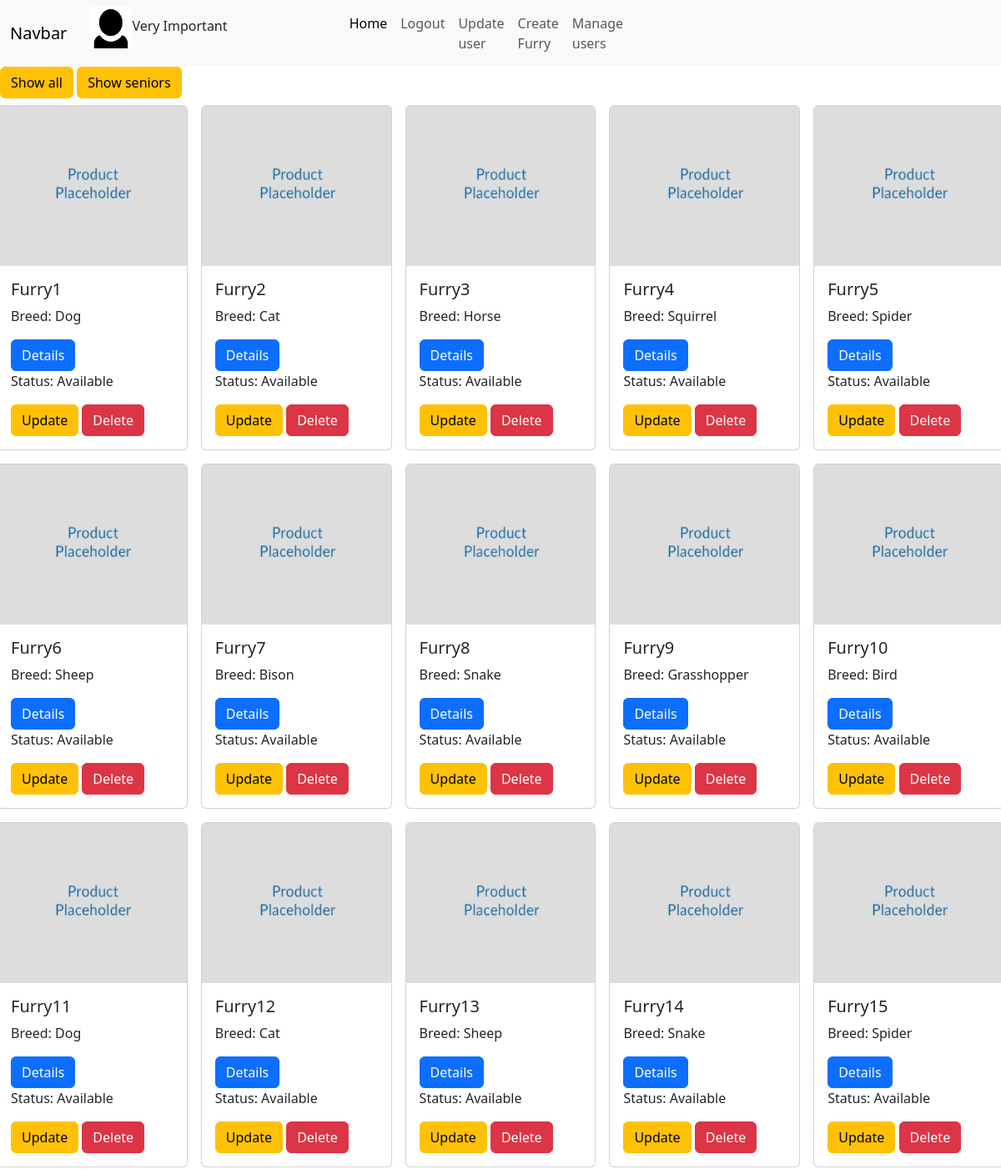
Screenshot of /home.php (signed in) with the database file from the repository.
### tables this page shows
CREATE TABLE `animals` (
  `id` int(11) NOT NULL,
  `status` varchar(50) NOT NULL DEFAULT 'Available',
  `vaccinated` varchar(50) NOT NULL DEFAULT 'no',
  `name` varchar(50) NOT NULL,
  `address` varchar(255) NOT NULL,
  `size` int(10) NOT NULL,
  `age` int(10) NOT NULL,
  `breed` varchar(100) NOT NULL,
  `description` varchar(255) NOT NULL,
  `picture` varchar(255) NOT NULL
);

### home.php (the view, shortened to what this page needs)
<?php
    require_once './includes/db_connect.php';
    require_once './includes/navbar.php';
    $age=0;
    if (isset($_SESSION["user"])) {
        $sql = "SELECT * FROM `animals` WHERE status='Available' and age > $age";
    }
    elseif (isset($_SESSION["adm"])) {
        $sql = "SELECT * FROM `animals` WHERE age > $age";
    }
    $result = mysqli_query($connect, $sql);
    $cards = "";
    if(mysqli_num_rows($result) > 0){
        while($row = mysqli_fetch_assoc($result)){
            $cards .= "
            <div class='p-2'>
                <div class='card'>
                    <img src='".ROOT."/pictures/furries/$row[picture]' class='card-img-top' style='height: 12rem' alt='...'>
                    <div class='card-body'>
                        <h5 class='card-title'>$row[name]</h5>
                        <p class='card-text'>Breed: $row[breed]</p>
                        <a href='".ROOT."/furries/details.php?id=$row[id]' class='btn btn-primary'>Details</a>";
            if (isset($_SESSION["adm"])) {
                $cards .="
                        <p class='card-text'>Status: $row[status]</p>
                        <a href='".ROOT."/furries/update.php?id=$row[id]' class='btn btn-warning'>Update</a>
                        <a href='".ROOT."/furries/delete.php?id=$row[id]' class='btn btn-danger'>Delete</a>";
            }
            $cards .="
                    </div>
                </div>
            </div>
            ";
        }
    }
    else{
        $cards = "No data found.";
    }
?>
<!DOCTYPE html>
<html lang="en">
   <head>
       <link href="https://cdn.jsdelivr.net/npm/bootstrap@5.3.2/dist/css/bootstrap.min.css" rel="stylesheet">
   </head>
   <body>
         <a href='home.php?age=all' class='btn btn-warning'>Show all</a>
         <a href='home.php?age=old' class='btn btn-warning'>Show seniors</a>
         <div class="row row-cols-1 row-cols-xl-5 row-cols-lg-4 row-cols-md-3 row-cols-sm-2">
            <?= $cards ?>
         </div>
   </body>
</html>

### includes/navbar.php (shortened to what this page needs)
<?php
    echo "
    <nav class='navbar navbar-expand-lg bg-body-tertiary'>
        <div class='container-fluid'>
            <a class='navbar-brand' href='".ROOT."/index.php'>Navbar</a>
            <button class='navbar-toggler' type='button' data-bs-toggle='collapse' data-bs-target='#navbarSupportedContent' aria-controls='navbarSupportedContent' aria-expanded='false' aria-label='Toggle navigation'>
            <span class='navbar-toggler-icon'></span>
            </button>
            <div class='collapse navbar-collapse' id='navbarSupportedContent'>
                <ul class='navbar-nav me-auto mb-2 mb-lg-0'>";
                if(isset($_SESSION["user"]) || isset($_SESSION["adm"])) {
                    echo "<li class='container'>
                          <img style='width:50px;height:50px' src='".ROOT."/pictures/users/".$_SESSION["picture"]."'>".$_SESSION["user_name"]."</li>";
                }
                echo "
                    <li class='nav-item'>
                        <a class='nav-link active' aria-current='page' href= '".ROOT."/index.php'>Home</a>
                    </li>";
                    if(isset($_SESSION["user"]) || isset($_SESSION["adm"])){
                        echo "<li class='nav-item'>
                        <a class='nav-link' href='".ROOT."/users/logout.php'>Logout</a>
                    </li>
                    <li class='nav-item'>
                        <a class='nav-link' href='".ROOT."/users/update.php'>Update user</a>
                    </li>
                    ";
                    }
                    if(isset($_SESSION["adm"])){
                        echo "
                        <li class='nav-item'>
                        <a class='nav-link' href='".ROOT."/furries/create.php'>Create Furry</a>
                        </li>
                        <li class='nav-item'>
                        <a class='nav-link' href='".ROOT."/users/adm_user.php'>Manage users</a>
                        </li>";
                    }
                echo "</ul>
            </div>
        </div>
    </nav>
    ";

### rows the page displays
animals: picture (placeholder picture), name "Furry1", breed "Dog", status "Available"
animals: picture (placeholder picture), name "Furry2", breed "Cat", status "Available"
animals: picture (placeholder picture), name "Furry3", breed "Horse", status "Available"
animals: picture (placeholder picture), name "Furry4", breed "Squirrel", status "Available"
animals: picture (placeholder picture), name "Furry5", breed "Spider", status "Available"
animals: picture (placeholder picture), name "Furry6", breed "Sheep", status "Available"
animals: picture (placeholder picture), name "Furry7", breed "Bison", status "Available"
animals: picture (placeholder picture), name "Furry8", breed "Snake", status "Available"
animals: picture (placeholder picture), name "Furry9", breed "Grasshopper", status "Available"
animals: picture (placeholder picture), name "Furry10", breed "Bird", status "Available"
animals: picture (placeholder picture), name "Furry11", breed "Dog", status "Available"
animals: picture (placeholder picture), name "Furry12", breed "Cat", status "Available"
animals: picture (placeholder picture), name "Furry13", breed "Sheep", status "Available"
animals: picture (placeholder picture), name "Furry14", breed "Snake", status "Available"
animals: picture (placeholder picture), name "Furry15", breed "Spider", status "Available"

### other values shown
$_SESSION["user_name"] "Very Important"
